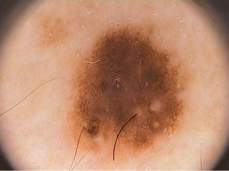
#> input picture images/image.png, 229 x 171 px; its folder holds only this picture in this run
$ python -i preprocess_dataset.py   (imports and definitions only)
#> lines starting #> are read from the running program, lines starting #| are printed output that depends on the picture; after the words box and inside, x2 and y2 are one past the last pixel; in counts of white or black regions, pixels touching at a corner belong together
#> in preprocess_image, image is the input picture: shape (171, 229, 3); mean B, G, R 111.1, 138.7, 188.5
import cv2
import numpy as np
from pathlib import Path

# -----------------------------
# Hair Removal
# -----------------------------
def remove_hair(image):

    gray = cv2.cvtColor(image, cv2.COLOR_BGR2GRAY)
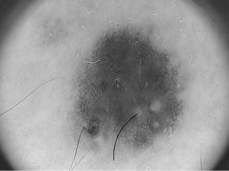
#> gray: shape (171, 229); min 33, max 228, mean 150.4

    kernel = cv2.getStructuringElement(
        cv2.MORPH_RECT,
        (17, 17)
    )

    blackhat = cv2.morphologyEx(
        gray,
        cv2.MORPH_BLACKHAT,
        kernel
    )
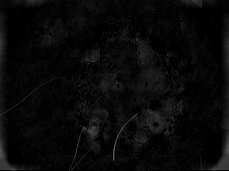
#> blackhat: shape (171, 229); min 0, max 104, mean 9

    _, hair_mask = cv2.threshold(
        blackhat,
        10,
        255,
        cv2.THRESH_BINARY
    )
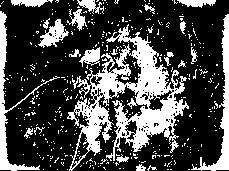
#> hair_mask: shape (171, 229); 28.9% white; 427 white regions (406 under 20 px), largest, box (x1, y1, x2, y2) and area: (67, 24, 189, 171) 6139, (0, 11, 60, 171) 1147, (191, 14, 229, 171) 1135

    result = cv2.inpaint(
        image,
        hair_mask,
        1,
        cv2.INPAINT_TELEA
    )
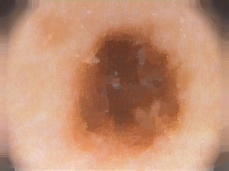
#> result: shape (171, 229, 3); mean B, G, R 115, 142.9, 193.2

    return result


# -----------------------------
# CLAHE
# -----------------------------
def apply_clahe(image):

    lab = cv2.cvtColor(
        image,
        cv2.COLOR_BGR2LAB
    )
#> lab: shape (171, 229, 3); mean of channels 0, 1, 2 161.5, 143.8, 150.6

    l, a, b = cv2.split(lab)
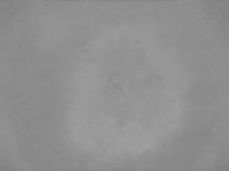
#> a: shape (171, 229); min 128, max 161, mean 143.8

    clahe = cv2.createCLAHE(
        clipLimit=2.0,
        tileGridSize=(8, 8)
    )

    l = clahe.apply(l)
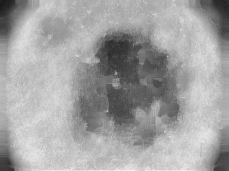
#> l: shape (171, 229); min 23, max 244, mean 162.2

    merged = cv2.merge((l, a, b))
#> merged: shape (171, 229, 3); mean of channels 0, 1, 2 162.2, 143.8, 150.6

    return cv2.cvtColor(
        merged,
        cv2.COLOR_LAB2BGR
    )
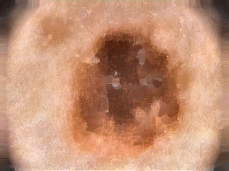
#> returned value: shape (171, 229, 3); mean B, G, R 116.1, 144.1, 194.4


# -----------------------------
# Color Normalization
# -----------------------------
def normalize_image(image):

    return cv2.normalize(
        image,
        None,
        0,
        255,
        cv2.NORM_MINMAX
    )


# -----------------------------
# Full Pipeline
# -----------------------------
def preprocess_image(image_path):

    image = cv2.imread(str(image_path))

    if image is None:
        return None

    image = remove_hair(image)

    image = apply_clahe(image)

    image = normalize_image(image)

    return image


# -----------------------------
# Process Folder
# -----------------------------
def process_dataset(input_dir, output_dir):

    output_dir.mkdir(
        parents=True,
        exist_ok=True
    )

    image_extensions = [
        ".jpg",
        ".jpeg",
        ".png",
        ".bmp"
    ]

    count = 0

    for image_path in input_dir.rglob("*"):

        if image_path.suffix.lower() not in image_extensions:
            continue

        processed = preprocess_image(image_path)

        if processed is None:
            continue

        output_path = (
            output_dir /
            f"{image_path.stem}.jpg"
        )

        cv2.imwrite(
            str(output_path),
            processed
        )

        count += 1

    print(f"Processed {count} images")


# -----------------------------
# MAIN
# -----------------------------
# [15 lines not run here, left out]

>>> result = preprocess_image('../images/image.png')
